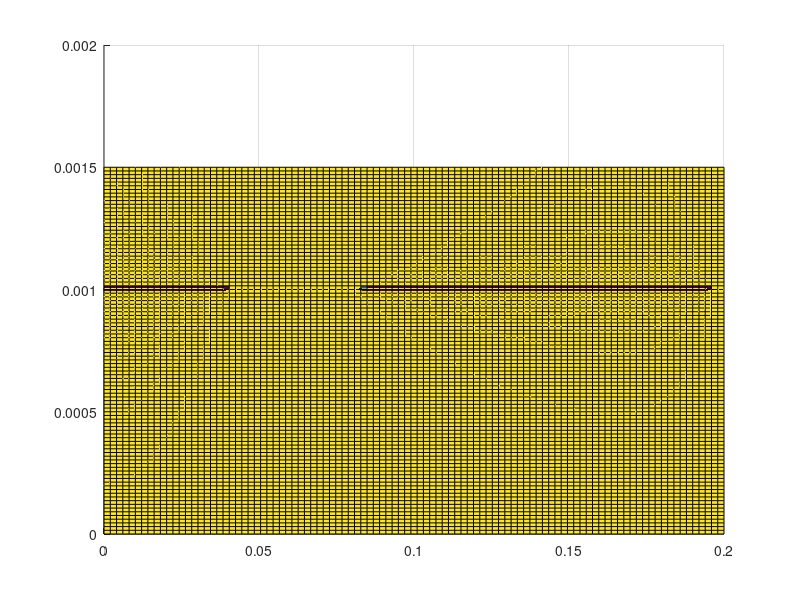

Write the MATLAB code that produced this figure.
d12=linspace(0, 0.0015, 100);
sm2=linspace(0.00001, 0.2, 100);

 
  N1_ans=dlmread('N1cctoD3_04_d.txt');
    N2_ans=dlmread('N2cctoD3_04_d.txt');
    figure;
    hold on;
    grid on;
    surf(sm2, d12, N1_ans);
    surf(sm2, d12, N2_ans);